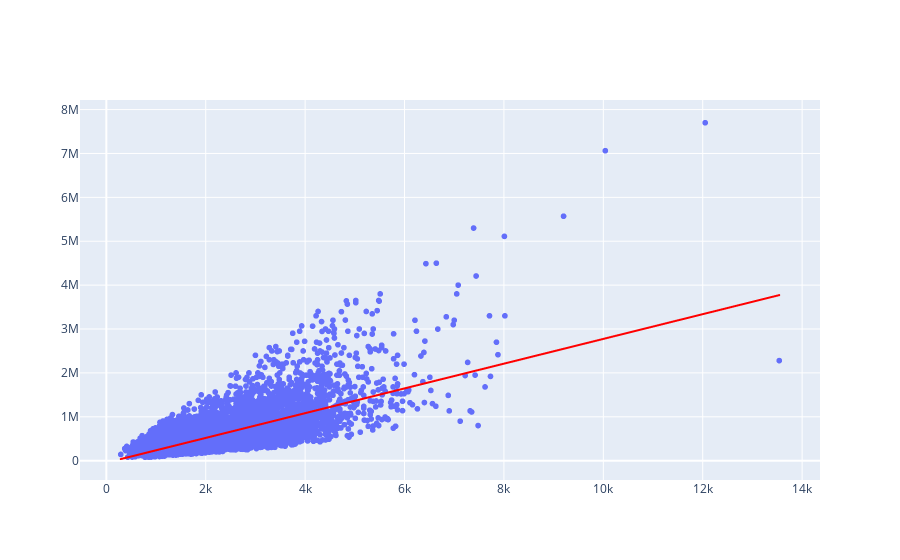

The notebook cell saved with this chart:
### Code cell
grafico1 = px.scatter(x=x_casas_treinamento.ravel(), y= y_casas_treinamento)
grafico2 = px.line(x= x_casas_treinamento.ravel(), y= previsoes)
grafico2.data[0].line.color = 'red'
grafico3 = go.Figure(data = grafico1.data + grafico2.data)
grafico3

### Figure 1 — Plotly figure (JSON) as saved in the notebook; plotly's stock layout.template omitted (floating-point values rounded to 4 significant figures; data arrays with more than 128 entries replaced by an {"elided": "..."} marker saying what was removed)
{"data": [{"hovertemplate": "x=%{x}<br>y=%{y}<extra></extra>", "legendgroup": "", "marker": {"color": "#636efa", "symbol": "circle"}, "mode": "markers", "name": "", "showlegend": false, "type": "scattergl", "x": {"elided": "15129 int values"}, "xaxis": "x", "y": {"elided": "15129 int values"}, "yaxis": "y"}, {"hovertemplate": "x=%{x}<br>y=%{y}<extra></extra>", "legendgroup": "", "line": {"color": "red", "dash": "solid"}, "marker": {"symbol": "circle"}, "mode": "lines", "name": "", "showlegend": false, "type": "scattergl", "x": {"elided": "15129 int values"}, "xaxis": "x", "y": {"elided": "15129 float values"}, "yaxis": "y"}], "layout": {}}
